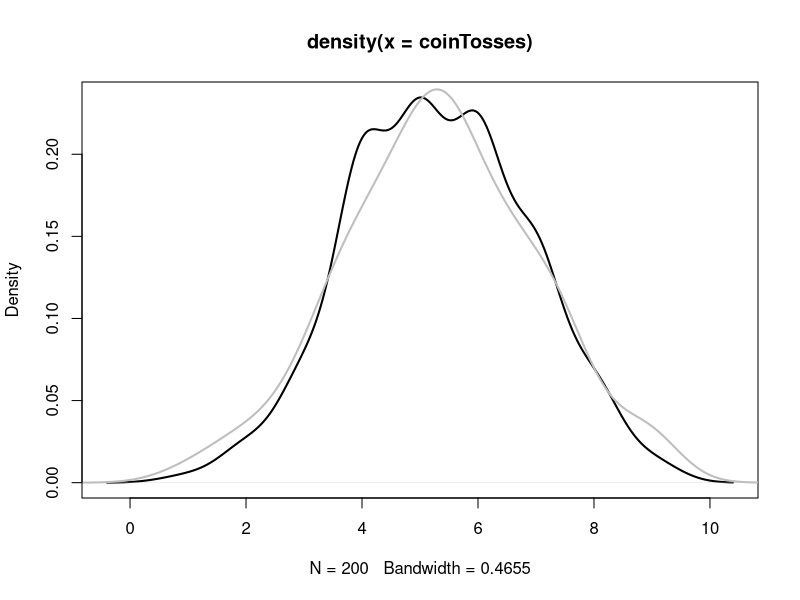

Recreate this plot in R.
# Kernel density comparison: binomial coin-toss outcomes vs. fitted normal.
# Shows how the binomial distribution resembles a normal at moderate N.

N_TOSSES = 10
N_SIMULATIONS = 200
coinTosses = rbinom(N_SIMULATIONS, N_TOSSES, 0.55)
mu = mean(coinTosses)
sigma = sd(coinTosses)
normalRV = rnorm(N_SIMULATIONS, mu, sigma)
plot(density(coinTosses), lwd=2)
lines(density(normalRV), lwd=2, col="grey")
